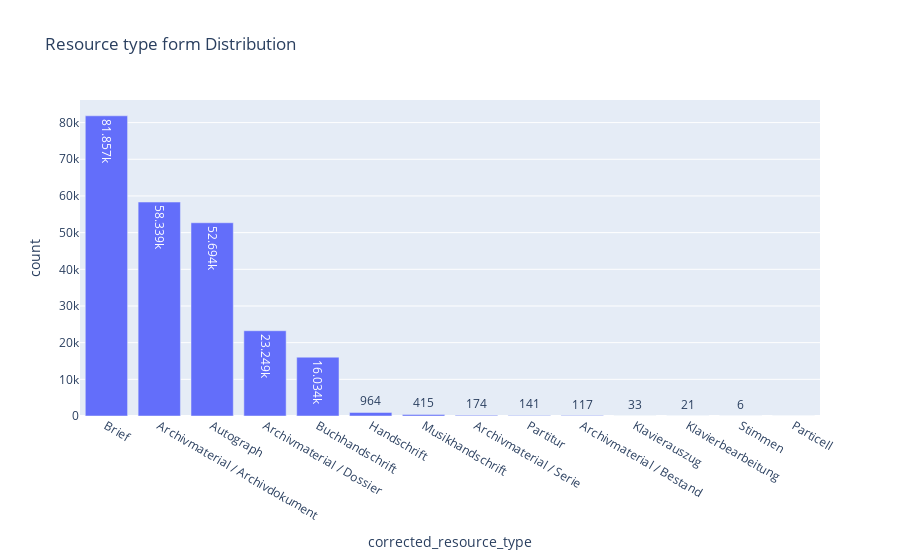

Notebook source saved alongside this figure:
### Code cell
# Explode the languages into multiple rows for histogram
df_exploded = df.explode('corrected_resource_type')

df_exploded=df_exploded.value_counts('corrected_resource_type').reset_index()


# Create a bar chart of languages
fig = px.bar(
    df_exploded,
    x='corrected_resource_type',
    y='count',  # Replace 0 with the column name if the counts column is named differently
    title='Resource type form Distribution',
    
    text_auto=True
)
fig.show()

### Figure 1 — Plotly figure (JSON) as saved in the notebook; plotly's stock layout.template omitted (floating-point values rounded to 4 significant figures)
{"data": [{"alignmentgroup": "True", "hovertemplate": "corrected_resource_type=%{x}<br>count=%{y}<extra></extra>", "legendgroup": "", "marker": {"color": "#636efa", "pattern": {"shape": ""}}, "name": "", "offsetgroup": "", "orientation": "v", "showlegend": false, "textposition": "auto", "texttemplate": "%{y}", "type": "bar", "x": ["Brief", "Archivmaterial / Archivdokument", "Autograph", "Archivmaterial / Dossier", "Buchhandschrift", "Handschrift", "Musikhandschrift", "Archivmaterial / Serie", "Partitur", "Archivmaterial / Bestand", "Klavierauszug", "Klavierbearbeitung", "Stimmen", "Particell"], "xaxis": "x", "y": [81857, 58339, 52694, 23249, 16034, 964, 415, 174, 141, 117, 33, 21, 6, 1], "yaxis": "y"}], "layout": {"barmode": "relative", "legend": {"tracegroupgap": 0}, "title": {"text": "Resource type form Distribution"}, "xaxis": {"anchor": "y", "domain": [0, 1], "title": {"text": "corrected_resource_type"}}, "yaxis": {"anchor": "x", "domain": [0, 1], "title": {"text": "count"}}}}
